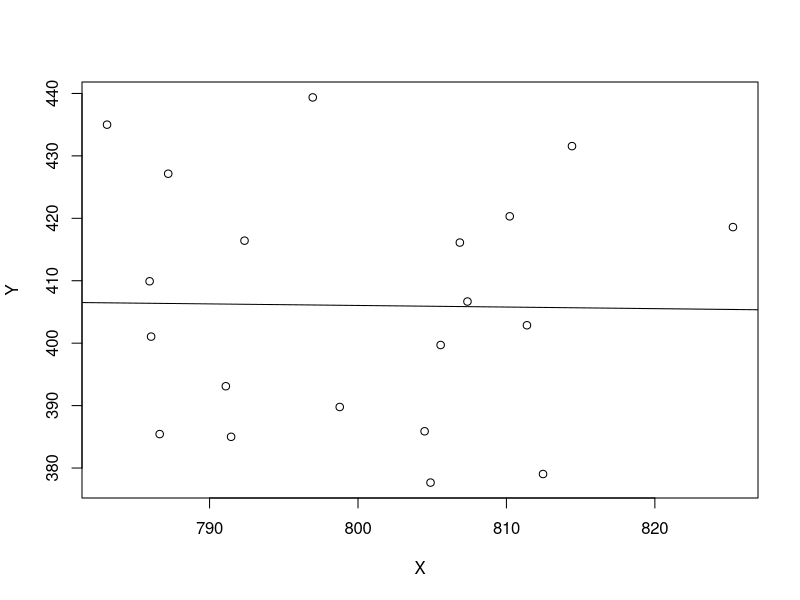

Write R code to recreate this figure.
# validation set example

set.seed(101)

# Let's create a population with some
# variable of interest Y. We have an
# input variable X that has mean 800, stdev 10
# and 10000 members
N <- 10000
X <- rnorm(N,mean=800,sd=10)

# Let's make the true relationship that 
# Y and X are positively correlated.
# with population regression relationship
# Y = 0.5*X + e
# where e is the variance in Y that is not explained
# by the variation in X
# assume this is fairly large 
# e.g. mean = 0 but sd = 20
e <- rnorm(N,mean=0,sd=20)

# now we can calculate Y
Y = 0.5*X + e

# Store into data.frame
data.pop = data.frame(Y,X,e)

# Suppose a data scientist wants to explore the
# relationship between Y and X. However they don't have
# access to the full population sample, and need
# to infer it from a random sample of 40 points 
n=40
sampled_rows <- sample(1:N,n )
data.sample <- data.pop[sampled_rows,]


# for validation set approach we split data into 
# training and test set
n_training = n%/%2 
# using %/% means integer division
# e.g. 3%/%2 = 1 not 1.5
# this is useful when we need whole numbers
data.training <- data.sample[1:n_training,]
data.test <- data.sample[n_training:n,]

# fit linear regression
model <- lm(Y~X,data=data.training)

# create diagnostic plots for fit
# plot(model)

plot(Y~X,data=data.training)
abline(model)

summary(model)
# R^2 = 0.06 means 6% of total variance in Y can be accounted for 
# by variation in X. True value for population is (10*10)/(50*50) = 0.04.

# The line:
# X              1.1677     0.5932   1.968   0.0539 .
# means we fitted slope as 1.1677, (true value is 1)
# Note X coefficient is "not significant" at the 1% alpha level even though 
# it *is* a model input. The significance means we just can't rule out that
# fitting this line if true relationship is Y and X are uncorrelated.

# The quality of the model can be estimated by the MSE 
# mean squared error of the prediction. This can
# be found by finding the RSS (sum of squared residuals)
# and dividing by n or mean squared residual.
# quickway: MSE_model <- mean(resid(model)^2)
# alternatively:
training_predict <- predict(model) 
MSE_model <- mean((data.training$Y - training_predict)^2)

# for our cross validation we test on the unfitted test data
test_predict <- predict(model, newdata=data.test) 
MSE_test <- mean((data.test$Y - test_predict)^2)

# we might compare the MSE_sample and MSE_CV with
# true MSE for the model on the full population:
pop_predict <- predict(model, newdata=data.pop) 
MSE_pop <- mean((data.pop$Y - pop_predict)^2)

# results
cat(MSE_model," ",MSE_test," ",MSE_pop,"\n")

# we should find MSE_test is larger than MSE_model
# and a better estimator for MSE_population
# however there is a lot of variation possible
# in the MSE_test - if we partitioned the data
# in to in a different way we would end up 
# with different values.

# also the fit will not be as good as a fit 
# compared to a fit that used the full dataset
# with twice the number of points.